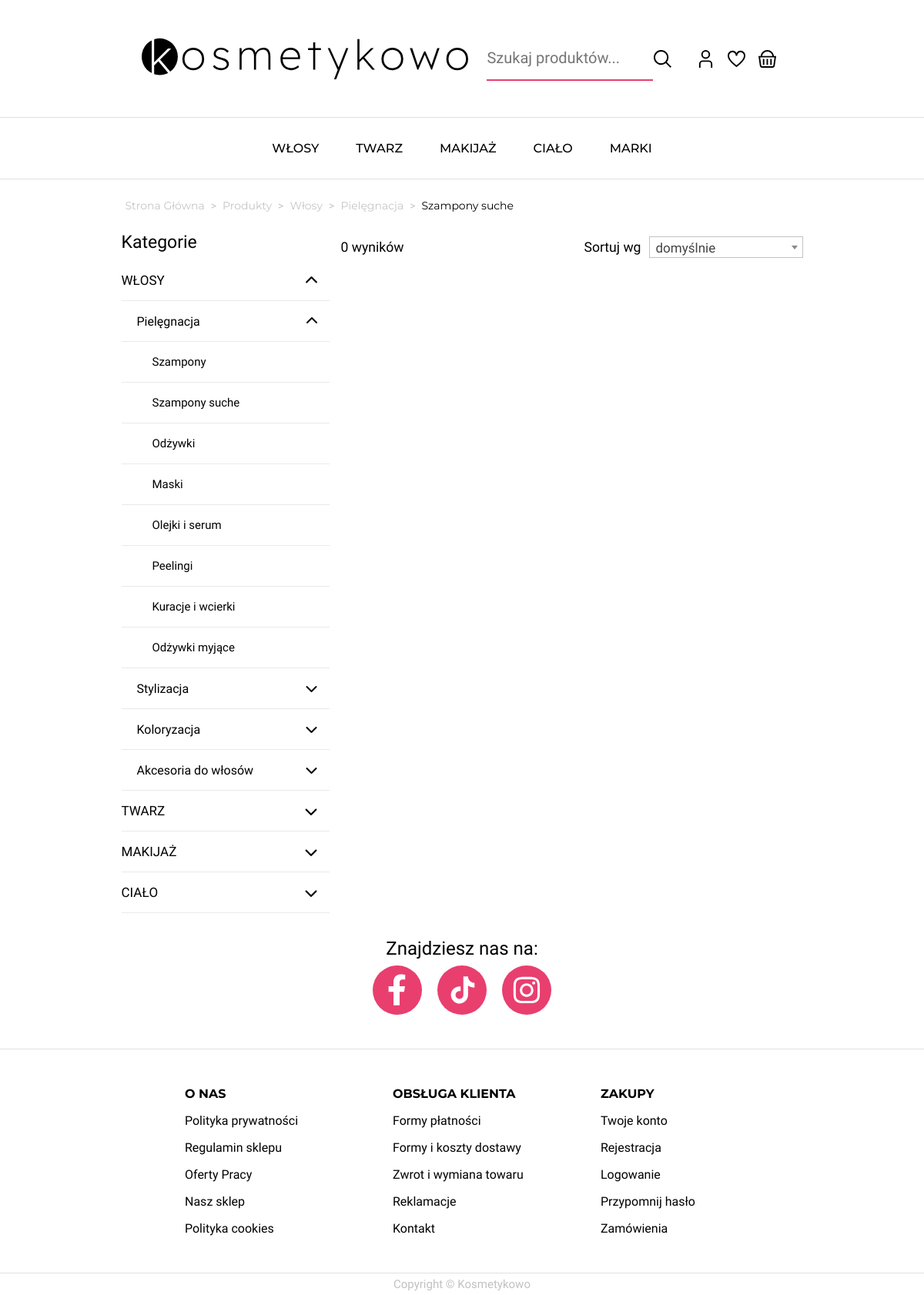
Page /products.php?subcategory=2&sort=default on the committed database.
### tables this page shows
CREATE TABLE `kategoria_2` (
  `kategoria_id` int(11) NOT NULL,
  `parent_id` int(11) NOT NULL,
  `kategoria` varchar(32) NOT NULL
);

CREATE TABLE `kategoria` (
  `kategoria_id` int(11) NOT NULL,
  `kategoria` varchar(25) NOT NULL
);

CREATE TABLE `kategoria_1` (
  `kategoria_id` int(11) NOT NULL,
  `parent_id` int(11) NOT NULL,
  `kategoria` varchar(32) NOT NULL
);

### page-components/required.php (called while the page is built, shortened)
<?php
    $maincategories = [];
    $query = "SELECT * FROM kategoria";
    $result = $connection->query($query);
?>

### products.php (the view, shortened to what this page needs)
<?php
    require_once __DIR__."\php\config.php";
    $connection = new mysqli ($servername, $username, $password, $database);
    require_once __DIR__.'\page-components\required.php';
    $displayedCategoryParents = [];
    $baseSelectionOn = '';
    $displayedCategoryName = 'Produkty';
    if(isset($_GET['maincategory']) || isset($_GET['category']) || isset($_GET['subcategory'])){
        if (isset($_GET['maincategory'])) {
            $baseSelectionOn = 'WHERE k.kategoria_id=' . $_GET['maincategory'];
            $displayedCategory = $_GET['maincategory'];
            $categoryTable = 'kategoria';
        } else if (isset($_GET['subcategory'])) {
            $baseSelectionOn = 'WHERE k2.kategoria_id=' . $_GET['subcategory'];
            $displayedCategory = $_GET['subcategory'];
            $categoryTable = 'kategoria_2';
            $query = "SELECT k1.kategoria AS k1_nazwa, k1.kategoria_id AS k1_id, k.kategoria AS k_nazwa, k.kategoria_id AS k_id FROM kategoria_2 AS k2
            JOIN kategoria_1 AS k1 ON (k2.parent_id = k1.kategoria_id)
            JOIN kategoria AS k ON (k1.parent_id = k.kategoria_id)
            WHERE k2.kategoria_id=$displayedCategory";
            $result = $connection->query($query);
            $displayedCategoryParents =  $result->fetch_assoc();
        }
        $query = "SELECT kategoria FROM $categoryTable WHERE kategoria_id=$displayedCategory";
        $result = $connection->query($query);
        $displayedCategoryName = $result->fetch_assoc()['kategoria'];
    } else if (isset($_GET['brand'])) {
        $query = "SELECT * FROM marka WHERE marka_id=".$_GET['brand'];
        $result = $connection->query($query);
        $displayedBrand = $result->fetch_assoc()['marka'];
        $result->free();
        $baseSelectionOn = 'WHERE p.marka_id='.$_GET['brand'];
        $displayedCategoryName = $displayedBrand;
    }
    $query = "SELECT COUNT(*) AS ilosc FROM produkt AS p
    JOIN kategoria_2 AS k2 USING (kategoria_id)
    JOIN kategoria_1 AS k1 ON (k2.parent_id = k1.kategoria_id)
    JOIN kategoria AS k ON (k1.parent_id = k.kategoria_id)
    JOIN marka AS m
    USING (marka_id) $baseSelectionOn";
    $result = $connection->query($query);
    $productsFound = $result->fetch_assoc()['ilosc'];
?>
<!DOCTYPE html>
<html lang="pl">
<head>
    <link rel="stylesheet" href="/sklep/css/products.css">
</head>
<body>
    <?php
        require_once __DIR__.'\page-components\nav.php';
    ?>
    <main>
        <div class='main-content'>
            <?php
                echo "<div class='breadcrumbs'>
                    <ul>
                        <li><a href='/sklep/index.php'>Strona Główna</a></li>";
                        if(isset($_GET['brand'])){
                            echo "<li><a href='/sklep/brands.php'>Marki</a></li>
                            <li><a href='/sklep/products.php?brand=".$_GET['brand']."'>$displayedBrand</a></li>";
                        } else {
                            echo "<li><a href='/sklep/products.php'>Produkty</a></li>";
                        }
                        if (isset($_GET['maincategory']) || isset($_GET['category']) || isset($_GET['subcategory'])) {
                            echo "<li><a href='/sklep/products.php?maincategory=";
                            if(isset($_GET['maincategory'])){
                                echo $_GET['maincategory']."'>".$displayedCategoryName;
                            } else {
                                echo $displayedCategoryParents['k_id']."'>".$displayedCategoryParents['k_nazwa'];
                            }
                            echo "</a></li>";
                            if (isset($_GET['category']) || isset($_GET['subcategory'])) {
                                echo "<li><a href='/sklep/products.php?category=";
                                if(isset($_GET['category'])){
                                    echo $_GET['category']."'>".$displayedCategoryName;
                                } else {
                                    echo $displayedCategoryParents['k1_id']."'>".$displayedCategoryParents['k1_nazwa'];
                                }
                                echo "</a></li>";
                                if (isset($_GET['subcategory'])) {
                                    echo "<li><a href='/sklep/products.php?subcategory=".$_GET['subcategory']."'>$displayedCategoryName</a></li>";
                                }
                            }
                        }
                    echo "
                    </ul>
                </div>";
            ?>
            <div class='product-display'>
                <div class='categories-container'>
                    <h3>Kategorie</h3>
                    <ul class='accordion-menu'>
                        <?php
                            foreach ( $maincategories as $maincategory ) {
                                $categories = [];
                                $query = "SELECT * FROM kategoria_1 as k1 WHERE k1.parent_id = " . $maincategory['kategoria_id'];
                                $result = $connection->query($query);
                                $active = '';
                                $display = '';
                                if (isset($_GET['maincategory'])) {
                                    if ($maincategory['kategoria_id'] == $_GET['maincategory']){
                                        $active = "class='active'";
                                        $display = "style='display:block'";
                                    }
                                } else if (isset($_GET['category']) || isset($_GET['subcategory'])) {
                                    if($maincategory['kategoria_id'] == $displayedCategoryParents['k_id']){
                                        $active = "class='active'";
                                        $display = "style='display:block'";
                                    }
                                }
                                echo "
                                <li $active>
                                    <div class='dropdown-header'>
                                        <a href='/sklep/products.php?maincategory=".$maincategory['kategoria_id']."'>".$maincategory['kategoria']."</a>
                                        <i class='fa fa-chevron-down dropdown-btn' data-hidden='true'></i>
                                    </div>";
                                echo "<ul class='submenu' $display>";
                                    foreach ( $categories as $category ) {
                                        $subcategories = [];
                                        $active = '';
                                        $display = '';
                                        if (isset($_GET['category'])) {
                                            if($category['kategoria_id'] == $_GET['category']){
                                                $active = "class='active'";
                                                $display = "style='display:block'";
                                            }
                                        } else if (isset($_GET['subcategory'])){
                                            if($category['kategoria_id'] == $displayedCategoryParents['k1_id']){
                                                $active = "class='active'";
                                                $display = "style='display:block'";
                                            }
                                        }
                                        echo "
                                        <li $active>
                                            <div class='dropdown-header'>
                                                <a href='/sklep/products.php?category=".$category['kategoria_id']."'>".$category['kategoria']."</a>
                                                <i class='fa fa-chevron-down dropdown-btn' data-hidden='true'></i>
                                            </div>
                                            <ul class='nested-menu' $display>";
                                                foreach ( $subcategories as $subcategory ) {
                                                    echo "<li><a href='/sklep/products.php?subcategory=".$subcategory['kategoria_id']."'>".$subcategory['kategoria']."</a></li>";
                                                }
                                                echo "
                                            </ul>
                                        </li>";
                                    }
                                echo "</ul>
                                </li>";
                            }
                        ?>
                    </ul>
                </div>
                <div class='products-container'>
                    <div class='products-misc'>
                        <?php
                            echo "<h3>".$productsFound." wyników</h3>";
                        ?>
                        <form method='GET'>
                            <label for='sort'>Sortuj wg</label>
                        </form>
                    </div>
                </div>
            </div>
        </div>
    </main>
</body>
</html>
<?php
    $buffer = ob_get_contents();
    echo str_replace("%TITLE%", $displayedCategoryName, $buffer);
?>

### page-components/nav.php (shortened to what this page needs)
<nav class="navigation-categories">
    <ul>
        <?php
            foreach ($maincategories as $maincategory) {
                $categories = [];
                $query = "SELECT * FROM kategoria_1 AS k1 WHERE k1.parent_id = " . $maincategory['kategoria_id'];
                $result = $connection->query($query);
                echo "<li class='category'>
                    <a class='uppercase' href='/sklep/products.php?maincategory=".$maincategory['kategoria_id']."'>".$maincategory['kategoria']."</a>";
                            foreach($categories as $category){
                                $query = "SELECT * FROM kategoria_2 WHERE kategoria_2.parent_id=" . $category['kategoria_id'];
                                $result = $connection->query($query);
                            }
                echo "</li>";
            }
        ?>
        <li class="category">
            <a href="/sklep/brands.php" class="uppercase">Marki</a>
        </li>
    </ul>
</nav>

### css/products.css (style rules this page uses)
main { padding: 0; display: flex; flex-direction: column; align-items: center; }
.products-misc { display: flex; flex-direction: row; align-items: center; justify-content: space-between; grid-column: 1 / -1; width: 100%; margin-top: 1rem; }
.products-misc h3, .products-misc label { font-weight: 400; font-size: 1.1em; }
.products-misc form { display: flex; flex-direction: row; align-items: center; justify-content: flex-end; gap: 10px; position: relative; }
.products-misc form label { user-select: none; }
ul { list-style: none; }
.categories-container h3 { font-size: 23px; padding: 10px 0; font-weight: 500; }
.accordion-menu { max-width: 95%; min-width: 270px; user-select: none; }
.accordion-menu a { padding: 10px; padding-left: 0; }
.accordion-menu > li > .dropdown-header a { text-transform: uppercase; }
.dropdown-header, .nested-menu a { display: block; padding: 10px; padding-left: 0; font-size: 17px; position: relative; transition: all 0.4s ease-out; display: flex; align-items: center; height: 2rem; column-gap: 1rem; font-weight: 500; border-bottom: 1px solid #e9e9e9; }
.submenu .dropdown-header { font-size: 16px; font-weight: 500; padding-left: 20px; }
.nested-menu a { font-size: 15px; font-weight: 400; padding-left: 40px; }
.dropdown-header .fa-chevron-down { position: absolute; right: 0; }
.accordion-menu li .dropdown-header .fa-chevron-down { transform: rotate(0deg); transition: 0.3s ease-out; padding: 15px; cursor: pointer; }
.accordion-menu li.active > .dropdown-header .fa-chevron-down { transform: rotate(180deg); transition: 0.3s ease-out; }
.submenu, .nested-menu { display: none; transition: 0.3s ease-out; animation: appear 0.4s ease-in; }
.product-display { display: flex; justify-content: center; align-items: flex-start; gap: 15px; }
.categories-container { background-color: white; }
.products-container { width: 100%; max-width: 1200px; margin: 0 auto; display: grid; gap: 1rem; justify-items: center; }
@media (min-width: 910px) { .products-container { width: 600px; grid-template-columns: repeat(2, 1fr); } }

### rows in the picture
kategoria_2: kategoria (picture), kategoria "Szampony suche"
kategoria: kategoria "WŁOSY"
kategoria: kategoria "TWARZ"
kategoria: kategoria "MAKIJAŻ"
kategoria: kategoria "CIAŁO"
kategoria_1: parent.kategoria "Włosy", kategoria "Pielęgnacja"
kategoria_2: kategoria "Szampony"
kategoria_2: kategoria "Odżywki"
kategoria_2: kategoria "Maski"
kategoria_2: kategoria "Olejki i serum"
kategoria_2: kategoria "Peelingi"
kategoria_2: kategoria "Kuracje i wcierki"
kategoria_2: kategoria "Odżywki myjące"
kategoria_1: kategoria "Stylizacja"
kategoria_1: kategoria "Koloryzacja"
kategoria_1: kategoria "Akcesoria do włosów"

### other values in the picture
$productsFound "0"
